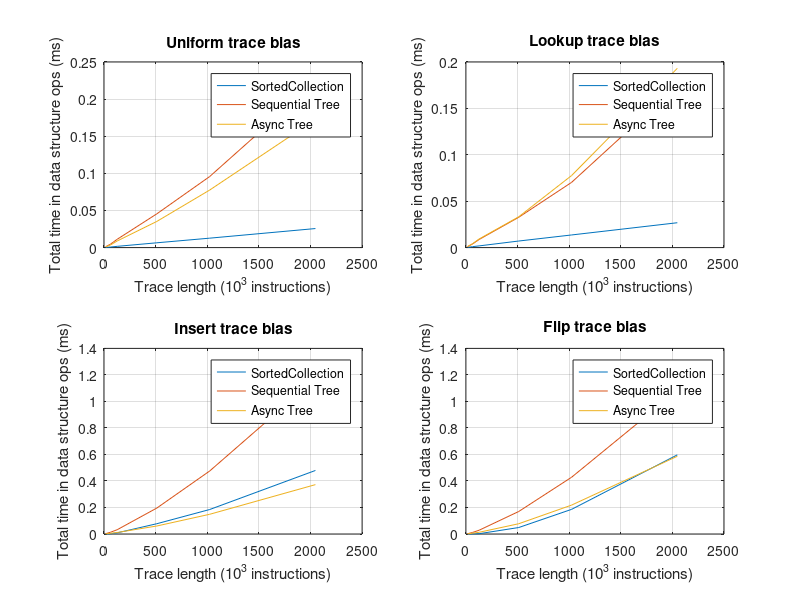

Reproduce this figure in MATLAB. (Note: this script raises an error after producing the figure.)
% Make pretty plots of data
%
% 15-418 project
% Team Veggie Tales

%
% Load result sets
%
% results = csvread('results-ghc.csv');
results = csvread('results-laptop.csv');

tvt = csvread('treevtree.csv');

% Get data columns
SCTrial  = results(:,1);
SCOps    = results(:,2);
SCInsert = results(:,3);
SCLookup = results(:,4);
SCDelete = results(:,5);
RBTrial  = results(:,6);
RBOps    = results(:,7);
RBInsert = results(:,8);
RBLookup = results(:,9);
RBDelete = results(:,10);
ATTrial  = tvt(:,1);
ATOps    = tvt(:,2);
ATInsert = tvt(:,3);
ATLookup = tvt(:,4);
ATDelete = tvt(:,5);

%
% Get row indices for parameters
%

% Array versions
v4 = logical([ones(192,1); zeros(192*2,1)]);
v8 = logical([zeros(192,1); ones(192,1); zeros(192,1)]);
v9 = logical([zeros(192*2,1); ones(192,1)]);
% Trace runners
disk = logical(repmat([ones(96,1); zeros(96,1)],3,1));
mem  = logical(repmat([zeros(96,1); ones(96,1)],3,1));
% Lengths
l16k   = logical(repmat([ones(16,1); zeros(16*5,1)],6,1));
l64k   = logical(repmat([zeros(16,1); ones(16,1); zeros(16*4,1)],6,1));
l128k  = logical(repmat([zeros(16*2,1); ones(16,1); zeros(16*3,1)],6,1));
l512k  = logical(repmat([zeros(16*3,1); ones(16,1); zeros(16*2,1)],6,1));
l1024k = logical(repmat([zeros(16*4,1); ones(16,1); zeros(16,1)],6,1));
l2048k = logical(repmat([zeros(16*5,1); ones(16,1)],6,1));
% Delays
d100us = logical(repmat([ones(4,1); zeros(4*3,1)],36,1));
d500us = logical(repmat([zeros(4,1); ones(4,1); zeros(4*2,1)],36,1));
d1ms   = logical(repmat([zeros(4*2,1); ones(4,1); zeros(4,1)],36,1));
d5ms   = logical(repmat([zeros(4*3,1); ones(4,1)],36,1));
% Biases
buniform = logical(repmat([1;0;0;0],144,1));
blookup  = logical(repmat([0;1;0;0],144,1));
binsert  = logical(repmat([0;0;1;0],144,1));
bburst   = logical(repmat([0;0;0;1],144,1));

% Values for x axis
arrays = [1,2,3];
runners = [1,2];
lengths = [16,64,128,512,1024,2048];
biases = [1,2,3,4];
delays = [100,500,1000,5000];

%
% PLOTS WOOO
% 

%% [V9 Mem 5ms] Op time vs Trace Len for Trace Bias
figure;
subplot(2,2,1);
plot( ...
    lengths, SCOps(v9&mem&buniform&d1ms), ...
    lengths, RBOps(v9&mem&buniform&d1ms), ...
    lengths, ATOps(v4&mem&buniform&d1ms)  ...
);
title('Uniform trace bias');
legend('SortedCollection', 'Sequential Tree', 'Async Tree');
ylabel('Total time in data structure ops (ms)');
xlabel('Trace length (10^3 instructions)');
grid on;
subplot(2,2,2);
plot( ...
    lengths, SCOps(v9&mem&blookup&d1ms), ...
    lengths, RBOps(v9&mem&blookup&d1ms), ...
    lengths, ATOps(v4&mem&blookup&d1ms)  ...
);
title('Lookup trace bias');
legend('SortedCollection', 'Sequential Tree', 'Async Tree');
ylabel('Total time in data structure ops (ms)');
xlabel('Trace length (10^3 instructions)');
grid on;
subplot(2,2,3);
plot( ...
    lengths, SCOps(v9&mem&binsert&d1ms), ...
    lengths, RBOps(v9&mem&binsert&d1ms), ...
    lengths, ATOps(v4&mem&binsert&d1ms)  ...
);
title('Insert trace bias');
legend('SortedCollection', 'Sequential Tree', 'Async Tree');
ylabel('Total time in data structure ops (ms)');
xlabel('Trace length (10^3 instructions)');
grid on;
subplot(2,2,4);
plot( ...
    lengths, SCOps(v9&mem&bburst&d1ms), ...
    lengths, RBOps(v9&mem&bburst&d1ms), ...
    lengths, ATOps(v4&mem&bburst&d1ms)  ...
);
title('Flip trace bias');
legend('SortedCollection', 'Sequential Tree', 'Async Tree');
ylabel('Total time in data structure ops (ms)');
xlabel('Trace length (10^3 instructions)');
grid on;

suptitle('Data Structure Ops (Time)')
%% [V9 Mem 5ms] INSERT time vs Trace Len for Trace Bias
figure;
subplot(2,2,1);
plot( ...
    lengths, SCInsert(v9&mem&buniform&d1ms), ...
    lengths, RBInsert(v9&mem&buniform&d1ms), ...
    lengths, ATInsert(v4&mem&buniform&d1ms)  ...
);
title('Uniform trace bias');
legend('SortedCollection', 'Sequential Tree', 'Async Tree');
ylabel('Avg insert time (ms)');
xlabel('Trace length (10^3 instructions)');
grid on;
subplot(2,2,2);
plot( ...
    lengths, SCInsert(v9&mem&blookup&d1ms), ...
    lengths, RBInsert(v9&mem&blookup&d1ms), ...
    lengths, ATInsert(v4&mem&blookup&d1ms)  ...
);
title('Lookup trace bias');
legend('SortedCollection', 'Sequential Tree', 'Async Tree');
ylabel('Avg insert time (ms)');
xlabel('Trace length (10^3 instructions)');
grid on;
subplot(2,2,3);
plot( ...
    lengths, SCInsert(v9&mem&binsert&d1ms), ...
    lengths, RBInsert(v9&mem&binsert&d1ms), ...
    lengths, ATInsert(v4&mem&binsert&d1ms)  ...
);
title('Insert trace bias');
legend('SortedCollection', 'Sequential Tree', 'Async Tree');
ylabel('Avg insert time (ms)');
xlabel('Trace length (10^3 instructions)');
grid on;
subplot(2,2,4);
plot( ...
    lengths, SCInsert(v9&mem&bburst&d1ms), ...
    lengths, RBInsert(v9&mem&bburst&d1ms), ...
    lengths, ATInsert(v4&mem&bburst&d1ms)  ...
);
title('Flip trace bias');
legend('SortedCollection', 'Sequential Tree', 'Async Tree');
ylabel('Avg insert time (ms)');
xlabel('Trace length (10^3 instructions)');
grid on;

suptitle('Average Insert Time')
%% [V9 Mem 5ms] LOOKUP time vs Trace Len for Trace Bias
figure;
subplot(2,2,1);
plot( ...
    lengths, SCLookup(v9&mem&buniform&d1ms), ...
    lengths, RBLookup(v9&mem&buniform&d1ms), ...
    lengths, ATLookup(v4&mem&buniform&d1ms)  ...
);
title('Uniform trace bias');
legend('SortedCollection', 'Sequential Tree', 'Async Tree');
ylabel('Avg lookup time (ms)');
xlabel('Trace length (10^3 instructions)');
grid on;
subplot(2,2,2);
plot( ...
    lengths, SCLookup(v9&mem&blookup&d1ms), ...
    lengths, RBLookup(v9&mem&blookup&d1ms), ...
    lengths, ATLookup(v4&mem&blookup&d1ms)  ...
);
title('Lookup trace bias');
legend('SortedCollection', 'Sequential Tree', 'Async Tree');
ylabel('Avg lookup time (ms)');
xlabel('Trace length (10^3 instructions)');
grid on;
subplot(2,2,3);
plot( ...
    lengths, SCLookup(v9&mem&binsert&d1ms), ...
    lengths, RBLookup(v9&mem&binsert&d1ms), ...
    lengths, ATLookup(v4&mem&binsert&d1ms)  ...
);
title('Insert trace bias');
legend('SortedCollection', 'Sequential Tree', 'Async Tree');
ylabel('Avg lookup time (ms)');
xlabel('Trace length (10^3 instructions)');
grid on;
subplot(2,2,4);
plot( ...
    lengths, SCLookup(v9&mem&bburst&d1ms), ...
    lengths, RBLookup(v9&mem&bburst&d1ms), ...
    lengths, ATLookup(v4&mem&bburst&d1ms)  ...
);
title('Flip trace bias');
legend('SortedCollection', 'Sequential Tree', 'Async Tree');
ylabel('Avg lookup time (ms)');
xlabel('Trace length (10^3 instructions)');
grid on;

suptitle('Average Lookup Time');
%% [V9 Mem 5ms] DELETE time vs Trace Len for Trace Bias
figure;
subplot(2,2,1);
plot( ...
    lengths, SCDelete(v9&mem&buniform&d1ms), ...
    lengths, RBDelete(v9&mem&buniform&d1ms), ...
    lengths, ATDelete(v4&mem&buniform&d1ms)  ...
);
title('Uniform trace bias');
legend('SortedCollection', 'Sequential Tree', 'Async Tree');
ylabel('Avg delete time (ms)');
xlabel('Trace length (10^3 instructions)');
grid on;
subplot(2,2,2);
plot( ...
    lengths, SCDelete(v9&mem&blookup&d1ms), ...
    lengths, RBDelete(v9&mem&blookup&d1ms), ...
    lengths, ATDelete(v4&mem&blookup&d1ms)  ...
);
title('Lookup trace bias');
legend('SortedCollection', 'Sequential Tree', 'Async Tree');
ylabel('Avg delete time (ms)');
xlabel('Trace length (10^3 instructions)');
grid on;
subplot(2,2,3);
plot( ...
    lengths, SCDelete(v9&mem&binsert&d1ms), ...
    lengths, RBDelete(v9&mem&binsert&d1ms), ...
    lengths, ATDelete(v4&mem&binsert&d1ms)  ...
);
title('Insert trace bias');
legend('SortedCollection', 'Sequential Tree', 'Async Tree');
ylabel('Avg delete time (ms)');
xlabel('Trace length (10^3 instructions)');
grid on;
subplot(2,2,4);
plot( ...
    lengths, SCDelete(v9&mem&bburst&d1ms), ...
    lengths, RBDelete(v9&mem&bburst&d1ms), ...
    lengths, ATDelete(v4&mem&bburst&d1ms)  ...
);
title('Flip trace bias');
legend('SortedCollection', 'Sequential Tree', 'Async Tree');
ylabel('Avg delete time (ms)');
xlabel('Trace length (10^3 instructions)');
grid on;

suptitle('Average Delete Time');
%% V8 vs V9 (Op time vs Trace Len per Trace Bias)
figure;
subplot(2,2,1);
plot( ...
    lengths, SCOps(v8&mem&buniform&d5ms), ...
    lengths, SCOps(v9&mem&buniform&d5ms)  ...
);
title('Uniform trace bias');
legend('CustomArrayV8', 'CustomArrayV9');
ylabel('Total op time (ms)');
xlabel('Trace length (10^3 instructions)');
grid on;
subplot(2,2,2);
plot( ...
    lengths, SCOps(v8&mem&blookup&d5ms), ...
    lengths, SCOps(v9&mem&blookup&d5ms)  ...
);
title('Lookup trace bias');
legend('CustomArrayV8', 'CustomArrayV9');
ylabel('Total op time (ms)');
xlabel('Trace length (10^3 instructions)');
grid on;
subplot(2,2,3);
plot( ...
    lengths, SCOps(v8&mem&binsert&d5ms), ...
    lengths, SCOps(v9&mem&binsert&d5ms)  ...
);
title('Insert trace bias');
legend('CustomArrayV8', 'CustomArrayV9');
ylabel('Total op time (ms)');
xlabel('Trace length (10^3 instructions)');
grid on;
subplot(2,2,4);
plot( ...
    lengths, SCOps(v8&mem&bburst&d5ms), ...
    lengths, SCOps(v9&mem&bburst&d5ms)  ...
);
title('Flip trace bias');
legend('CustomArrayV8', 'CustomArrayV9');
ylabel('Total op time (ms)');
xlabel('Trace length (10^3 instructions)');
grid on;
